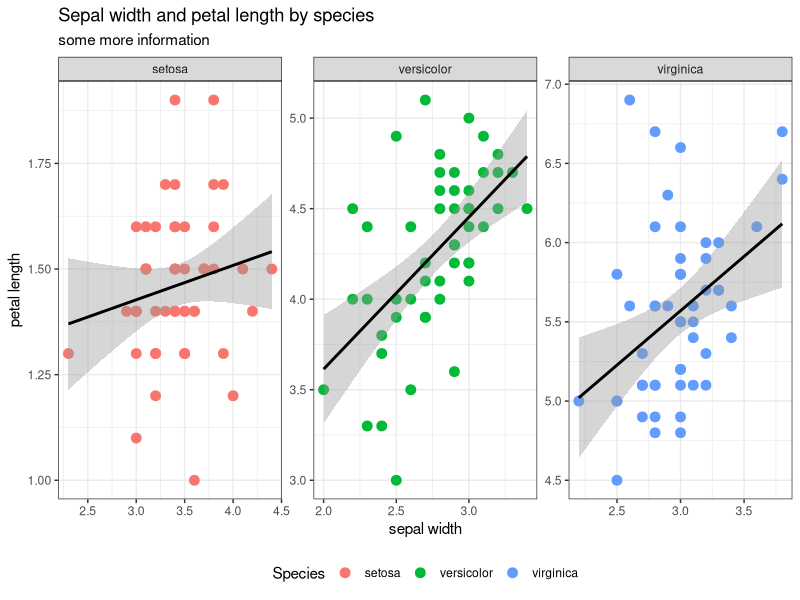
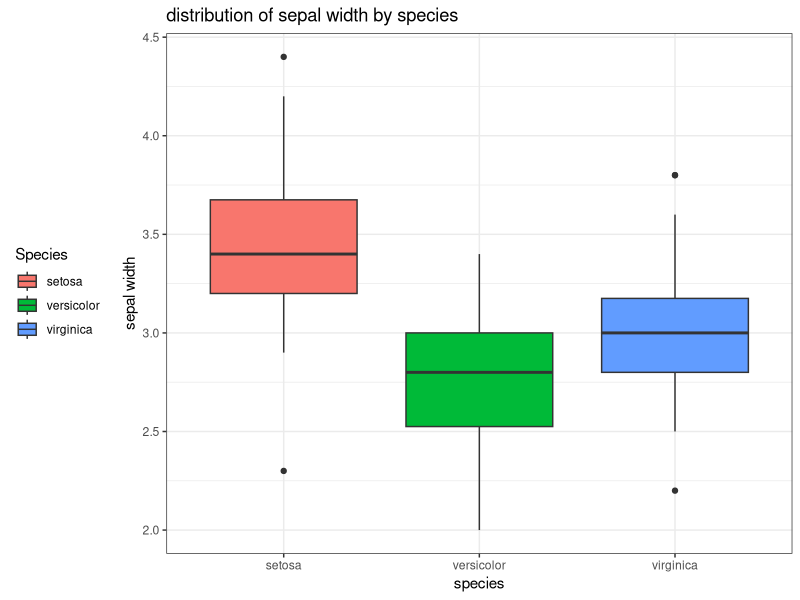
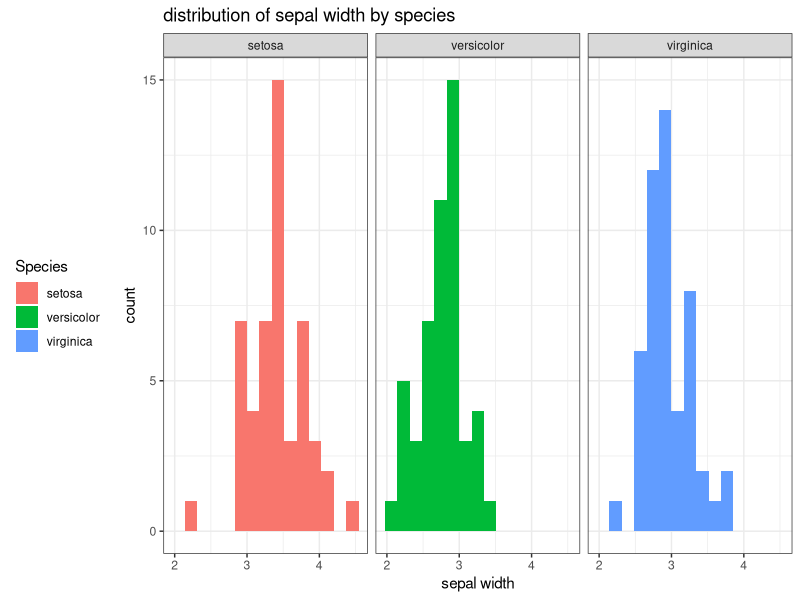
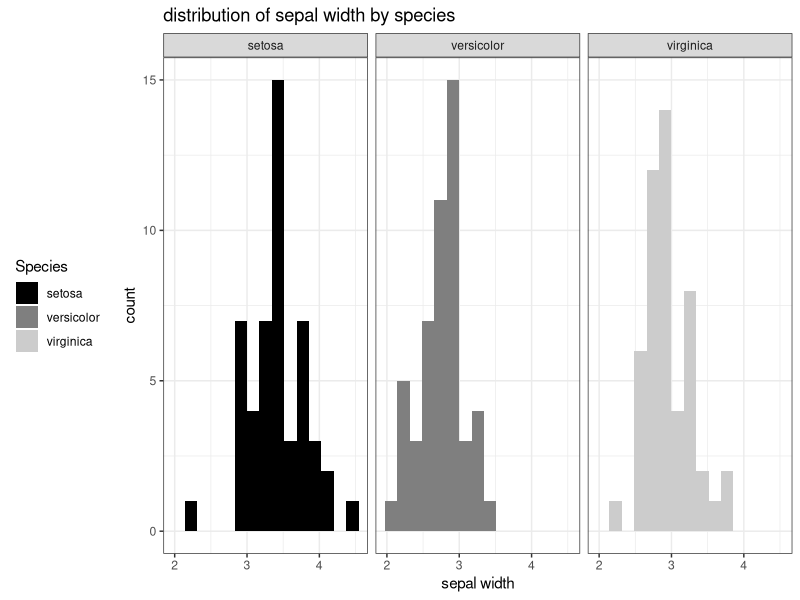
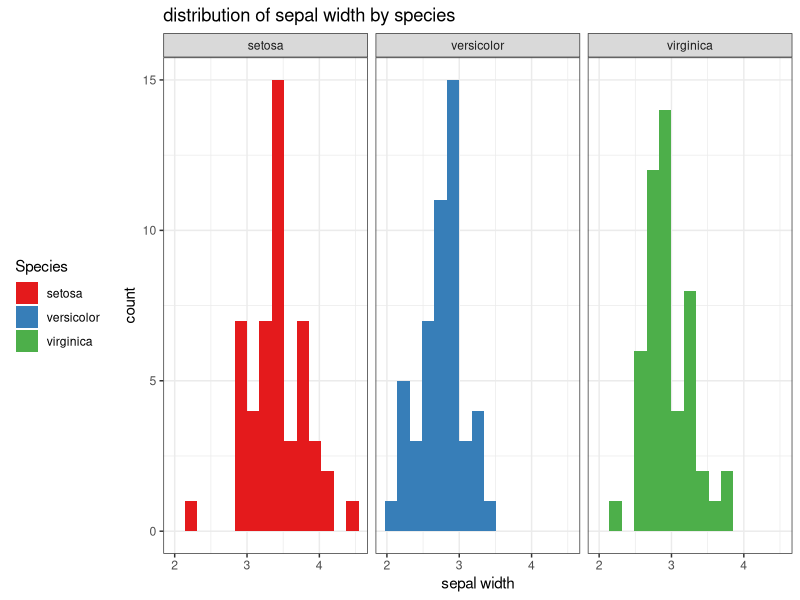
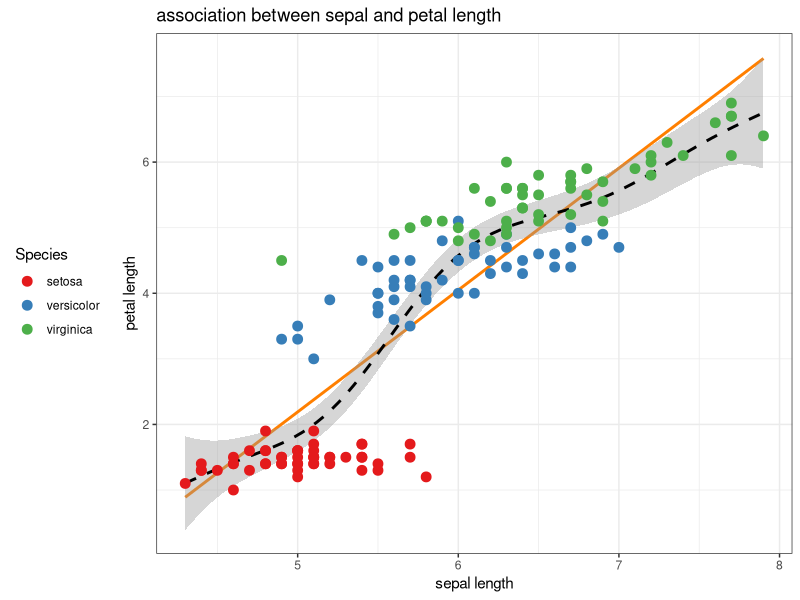

Generate these figures, in order, with R:
## ---- chunk 1
knitr::opts_chunk$set(echo = FALSE, eval = FALSE)
## ---- chunk 2
library(tidyverse)
## ---- chunk 3
iris |> ggplot(aes(x = Sepal.Width, y = Petal.Length)) +
  geom_point(aes(color = Species), size = 3) +
  theme_bw() +
  facet_wrap(.~Species, scales = "free") +
  geom_smooth(method = "lm", formula = y~x, 
              color = "black") +
  labs(x = "sepal width", y = "petal length") +
  theme(legend.position="bottom") +
  labs(title = "Sepal width and petal length by species", 
       subtitle = "some more information")
## ---- chunk 4
iris |> ggplot(aes(x = Species, y = Sepal.Width)) +
  geom_boxplot(aes(fill = Species)) +
  theme_bw() +
  theme(legend.position="left") +
  labs(x = "species", y = "sepal width", title = "distribution of sepal width by species")
## ---- chunk 5
iris |> ggplot(aes( x = Sepal.Width)) +
  geom_histogram(aes(fill = Species), bins = 15) +
  theme_bw() +
  theme(legend.position="left") +
  facet_wrap(.~Species) +
  labs(y = "count", x = "sepal width", title = "distribution of sepal width by species")
## ---- chunk 6
iris |> ggplot(aes( x = Sepal.Width)) +
  geom_histogram(aes(fill = Species), bins = 15) +
  scale_fill_manual(values = c("black","grey50","grey80")) +
  theme_bw() +
  theme(legend.position="left") +
  facet_wrap(.~Species) +
  labs(y = "count", x = "sepal width", title = "distribution of sepal width by species")
## ---- chunk 7
iris |> ggplot(aes( x = Sepal.Width)) +
  geom_histogram(aes(fill = Species), bins = 15) +
  scale_fill_brewer( palette = "Set1" ) +
  theme_bw() +
  theme(legend.position="left") +
  facet_wrap(.~Species) +
  labs(y = "count", x = "sepal width", title = "distribution of sepal width by species")
## ---- chunk 8
library(mgcv)
iris |> ggplot(aes(x = Sepal.Length, y = Petal.Length)) +
  geom_smooth(method = 'lm', formula = y ~ x, 
              color = RColorBrewer::brewer.pal(5,"Set1")[5] , 
              linetype = "solid", se = FALSE) +
  geom_smooth(method = 'gam', formula = y ~ s(x), color = "black", linetype = 2 ) +
  geom_point(aes(color = Species), size = 3) +
  scale_color_brewer(palette = "Set1") +
  theme_bw() +
  theme(legend.position="left") +
  labs(x = "sepal length", y = "petal length", title = "association between sepal and petal length") 
  
